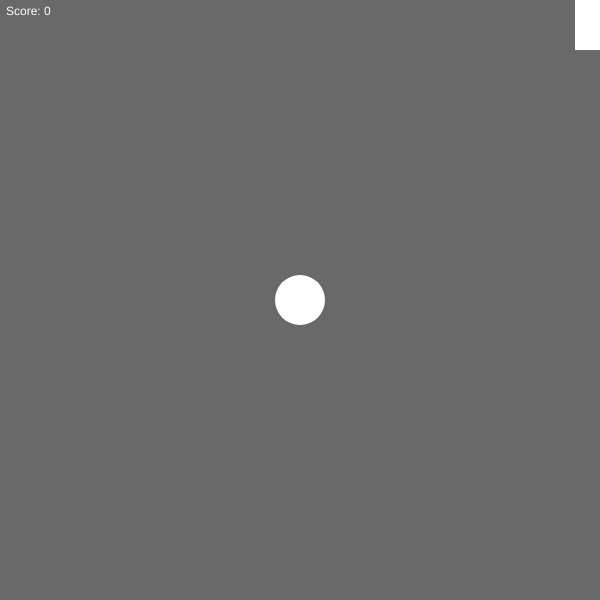
Frame 1 (no input)
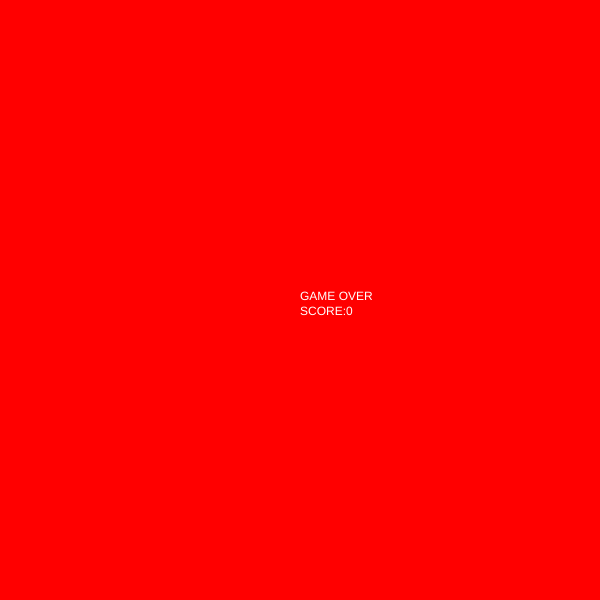
Frame 60 (no input)
Frame 120 (the mouse pressed at the canvas centre since frame 60): identical to frame 60, image omitted

The p5.js sketch that drew these frames (run headless with seeded random() and noise() and a simulated clock; from frame 60 on, the mouse is pressed at the canvas centre):

// p5.js sketch
// ── sketch.js
function setup() {
    createCanvas(600,600);
}

var gameover = false;
var score = 0;

var ball = {
	x:300,
	y:300,
	xspeed:5,
	yspeed:2
};

function draw() {
    background(105,105,105);
	noStroke();
	fill(255,255,255);
	ellipse(ball.x,ball.y,50,50);
	bounce();
	ball.y+=ball.yspeed;
	ball.x+=ball.xspeed;
	paddle();
	text("Score: " + score, 6,15);
	if(gameover == true){
		background(255,0,0);
		ball.xspeed=0;
		ball.yspeed=0;
		ball.x=width/2;
		text("GAME OVER\nSCORE:" + score,300,300);
	}
	if(score==5){
		xspeed++;
	}
}

function bounce(){
	if(ball.y > height-25 || ball.y < 25){
		ball.yspeed*=-1;
	}

	if(ball.x > width-25){
		ball.xspeed*=-1;
		score++;
	}
	if(ball.x < 25){
		ball.xspeed*=-1;
	}
}

function paddle(){
	rect(width-25,mouseY-50,25,100);
	if(ball.x >=width-25){
		if(ball.y<mouseY-50 || ball.y > mouseY+50){
			gameover = true;
		}
	}
}
